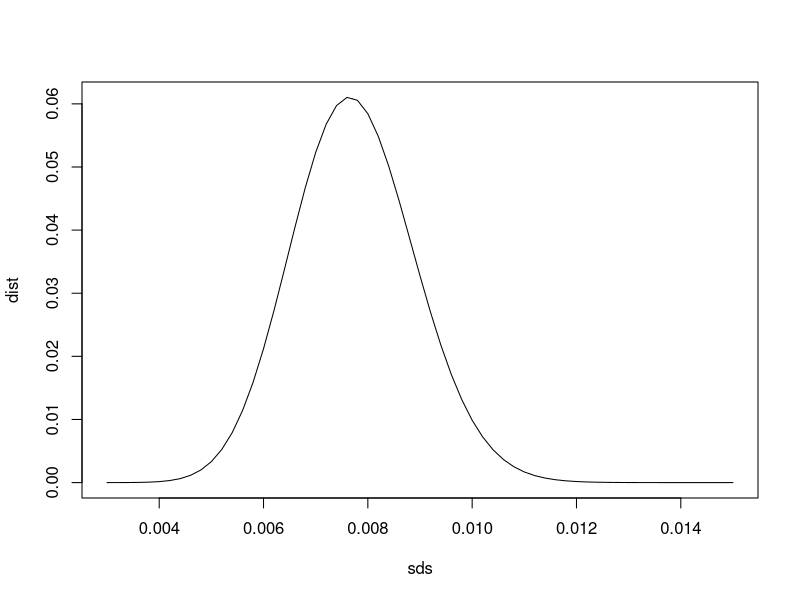
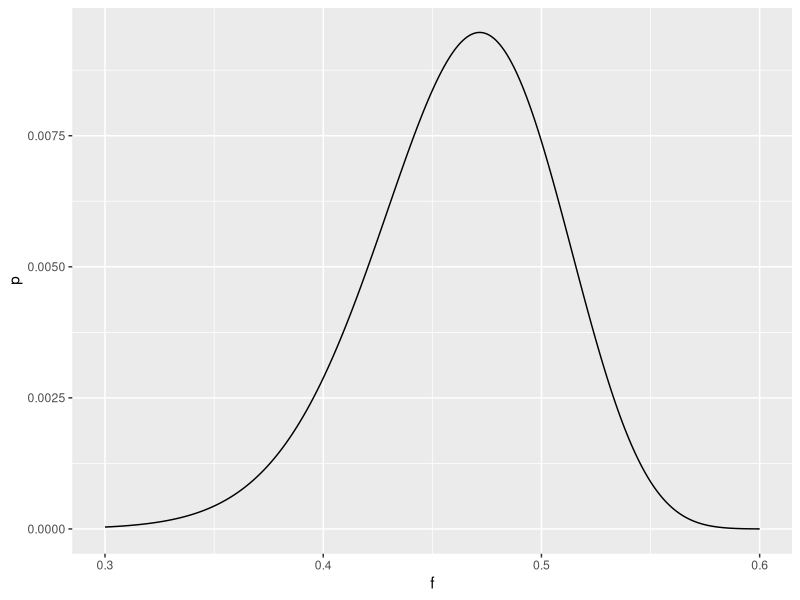

These charts were generated, in order, by the following R code:
## ---- chunk 1
library(tidyverse)
## ---- chunk 2
sqrt((.5^2 + .4*.6)/500)

## ---- chunk 3
se <- sqrt((.7*.3 + .4*.6)/20)
1-pnorm(0, mean = 0.1, sd = se)
## ---- chunk 4
p1 <- 0.3
p2 <- 0.4

trials <- 100000
shooter1 <- rbinom(trials,20,p1)
shooter2 <- rbinom(trials,20,p2)
mean(shooter2 > shooter1)
 
## ---- chunk 5
n <-4*(0.3*0.7+0.4*0.6)/(.1^2)

## ---- chunk 6
p1 <- 0.3
p2 <- 0.4
n <- 180

trials <- 100000
shooter1 <- rbinom(trials,n,p1)
shooter2 <- rbinom(trials,n,p2)
mean(shooter2 > shooter1)
 
## ---- chunk 7
girls <- as.numeric(readr::read_lines('girls.dat', skip=1))
sample_sd<-sd(girls)
sample_sd
## ---- chunk 8
p_est <- mean(girls)
n_births <- 3900
expected_sd <- sqrt(p_est*(1-p_est)/n_births)
expected_sd 
## ---- chunk 9
ratio <- sample_sd^2*23/expected_sd^2
ratio
## ---- chunk 10
sds <- seq(.003,.015, .0002)
ratios <- sds^2*23/expected_sd^2
dist<- dchisq(ratios,23)
plot(sds,dist, type='l')
## ---- chunk 11
pchisq(ratio,23)
## ---- chunk 12
p_hat <- 2/(50+4)
se <- sqrt(p_hat*(1-p_hat)/50)
c(p_hat-2*se,p_hat+2*se)

## ---- chunk 13
se = sqrt(1/4*3/4/((1-.467)*100))
qnorm(c(.025,.975),.467,sd = se)
## ---- chunk 14
60-qbinom(c(.975,.025),100*(1-.467),.25) 
## ---- chunk 15
qbinom(c(0.025,.975),500,.25)
qnorm(c(0.25,0.975),500*.25,sqrt(.25*.75*500))
## ---- chunk 16

dbinom2 <- \(x,size,p) {
  gamma(size+1)/(gamma(x+1)*gamma(size-x+1))*p^x*(1-p)^(size-x)
}

grid_approx <- tibble(f = 300:600/1000,
                      p = dbinom2(x= 60-f*100,size=(1-f)*100,p=1/4)) |>
                 mutate(p = p/sum(p))

ggplot(grid_approx, aes(x=f,y=p)) + geom_line()
 
## ---- chunk 17
grid_approx <- grid_approx |> mutate( cdf = cumsum(p))
grid_approx |> filter((abs(cdf - .025) < .001) | (abs(cdf - .975) < .001))
